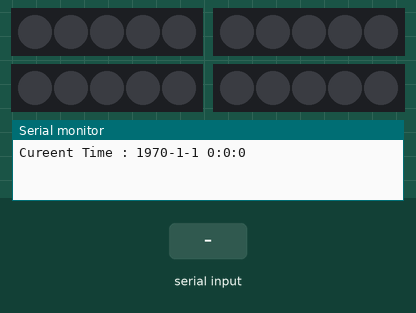
The sketch below on a simulated Arduino Uno, built with avr-gcc and run on an emulated ATmega328P. On the bench: 4 × 5 RGB LEDs in strip order, left to right, the last lines printed to the serial monitor. Inputs (shaded band) come from the test bench.

Above: at 1.2 s.
1.3 s: "2" received over Serial
At 2.63 s:
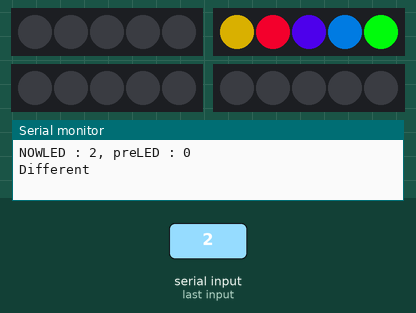
At 4.2 s:
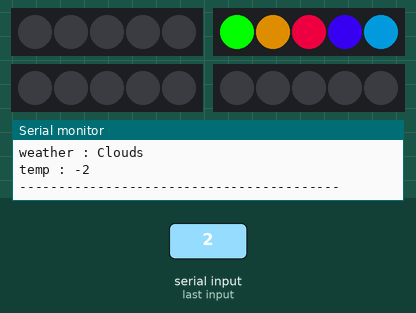
4.3 s: "2\n" received over Serial
13.3 s: "200\n" received over Serial
At 14.68 s:
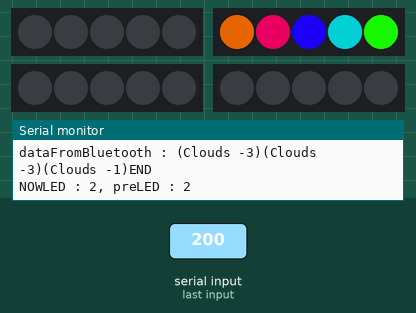
Timing chart, 0 to 25.7 s (numbered marks = the images above; inputs shaded):
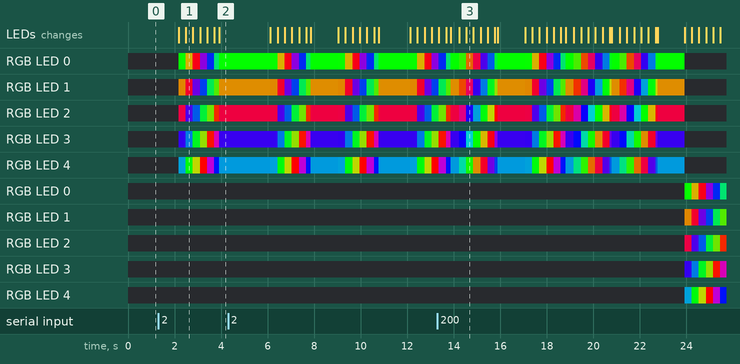

Measured:
- after the input at 13.3 s, the LEDs: first differ from a run without the input after 0.93 s (image 3 shows a later state)

The sketch:

MyTimeAlarmNEO.ino
```cpp
#include <TimeLib.h>
#include <TimeAlarms.h>
#include <Adafruit_NeoPixel.h>

#define NEOPIN1 22
#define NEOPIN2 23
#define NEOPIN3 24
#define NEOPIN4 25

#define RepeatTime 5    //5초마다 날씨 제어

//네오픽셀을 사용하기 위해 객체를 생성한다.
//첫번째 인자값은 네오픽셀의 LED의 개수
//두번째 인자값은 네오픽셀이 연결된 아두이노의 핀번호
//세번째 인자값은 네오픽셀의 타입에 따라 바뀌는 flag
Adafruit_NeoPixel strip1 = Adafruit_NeoPixel(5, NEOPIN1, NEO_GRB + NEO_KHZ800);
Adafruit_NeoPixel strip2 = Adafruit_NeoPixel(5, NEOPIN2, NEO_GRB + NEO_KHZ800);
Adafruit_NeoPixel strip3 = Adafruit_NeoPixel(5, NEOPIN3, NEO_GRB + NEO_KHZ800);
Adafruit_NeoPixel strip4 = Adafruit_NeoPixel(5, NEOPIN4, NEO_GRB + NEO_KHZ800);

String dataFromBluetooth;
AlarmId threeHourAlarmId;

int preLED = 0;    //이전 loop에서 켰던 LED
int nowLED = 0;
int setWait = 20;

void setup() {
  // put your setup code here, to run once:
  Serial.begin(9600);
  printTime();
  setStrip();
}

void loop() {
  char ch;
   if (Serial.available()) {
    ch = Serial.read();
  }
  switch(ch) {
    //기본값
    case '1' :
    break;

    //블루투스 읽기
    case '2' :
    Serial.println("Data 2 recieved");
    //dataFromBluetooth = "(2016-12-23 15:00:00 Clear -4)(2016-12-23 18:00:00 Clouds -6)(2016-12-23 21:00:00 Clear -9)(2016-12-24 00:00:00 Clouds -7)(2016-12-24 03:00:00 Clear 0)(2016-12-24 06:00:00 Clear 2)(2016-12-24 09:00:00 Clouds -3)(2016-12-24 12:00:00 Clouds -7)(2016-12-24 15:00:00 Clear -9)(2016-12-24 18:00:00 Clouds -10)(2016-12-24 21:00:00 Clear -10)(2016-12-25 00:00:00 Clouds -7)(2016-12-25 03:00:00 Clouds 3)(2016-12-25 06:00:00 Clouds 5)(2016-12-25 09:00:00 Clouds 1)(2016-12-25 12:00:00 Clouds -2)(2016-12-25 15:00:00 Clouds -2)(2016-12-25 18:00:00 Clouds -3)(2016-12-25 21:00:00 Clouds -3)(2016-12-26 00:00:00 Clouds -1)END";
    dataFromBluetooth = "(Clouds -2)(Clouds -3)(Clouds -3)(Clouds -1)END";
    Repeats();      //Repeat 한번 호출
    threeHourAlarmId =  Alarm.timerRepeat(RepeatTime, Repeats);  //RepeatTime초마다 Repeat호출
    ch = 3; //LED 제어로 상태 바꿈
    break;

    //LED 제어
    case '3' :
    break;
  }//switch 끝

  delay(1000);
  Alarm.delay(1000);
}

void  Repeats(){
  String nowData;
  String weather;
  String temp;
  Serial.println("------------Repeats() Function-----------");
  //마지막 데이터일 경우
  if(dataFromBluetooth.indexOf("END") < 12) {
    Serial.println("Last Data");
    Alarm.free(threeHourAlarmId);
  }
  printTime();
  Serial.print(RepeatTime);
  Serial.print(" second timer");

  //받아온 데이터의 첫번째 부분만 꺼내기
  nowData = dataFromBluetooth.substring(dataFromBluetooth.indexOf("("),dataFromBluetooth.indexOf(")")+1);
  Serial.println("nowData : " + nowData);
  //첫번째 부분 제거
  dataFromBluetooth = dataFromBluetooth.substring(dataFromBluetooth.indexOf(nowData) + nowData.length());
  Serial.println("dataFromBluetooth : " + dataFromBluetooth);

/*
  //첫번째 부분에서 날짜 제거
  nowData = nowData.substring(nowData.indexOf(" ") + 1);
  //첫번째 부분에서 시간 제거
  nowData = nowData.substring(nowData.indexOf(" ") + 1, nowData.indexOf(")"));
  */
  //첫번째 부분의 날씨
  weather = nowData.substring(nowData.indexOf("(") + 1,nowData.indexOf(" "));
  //첫번째 부분의 기온
  temp = nowData.substring(nowData.indexOf(" ") + 1);
  //첫번째 부분으로 LED 제어
  controlLED(weather, temp.toInt());
  Serial.print("nowData : ");
  Serial.println(nowData);
  Serial.print("weather : ");
  Serial.println(weather);
  Serial.print("temp : ");
  Serial.println(temp.toInt());
  Serial.println("-----------------------------------------");
}
void controlLED(String weather, int temp) {
  if (weather.equals("Clear")) {  //19도 이하
    nowLED = 1;
    clearLED();
    rainbowCycle(setWait, &strip1, 1);
  }
  else if (weather.equals("Clouds")) {   //22도 이하   20 21 22
    nowLED = 2;
    clearLED();
    rainbowCycle(setWait, &strip2, 1);
  }
  else if(weather.equals("Rain")) {    //24도 이하  23 24
    nowLED = 3;
    clearLED();
    rainbowCycle(setWait, &strip3, 1);
  }
  else if(weather.equals("Snow")) {    //24도 이하  23 24
    nowLED = 4;
    clearLED();
    rainbowCycle(setWait, &strip4, 1);
  }
  else {
    nowLED = 4;
    clearLED();
    rainbowCycle(setWait, &strip4, 1);        // 25도 이상
  }
}
void printTime() {
  Serial.print("Cureent Time : ");
  Serial.print(year());
  Serial.print("-");
  Serial.print(month());
  Serial.print("-");
  Serial.print(day());
  Serial.print(" ");
  Serial.print(hour());
  Serial.print(":");
  Serial.print(minute());
  Serial.print(":");
  Serial.println(second());
}
void setStrip() {
  strip1.begin();
  strip1.show();
  strip2.begin();
  strip2.show();
  strip3.begin();
  strip3.show();
  strip4.begin();
  strip4.show();
}
void clearLED() {
  Serial.print("NOWLED : ");
  Serial.print(nowLED);
  Serial.print(", preLED : ");
  Serial.println(preLED);
  if (nowLED != preLED) {
    Serial.println("Different");
    switch (preLED) {
      case 1:
        strip1.clear();
        break;
      case 2:
        strip2.clear();
        break;
      case 3:
        strip3.clear();
        break;
      case 4:
        strip4.clear();
        break;
    }
    setStrip();
  }
  preLED = nowLED;
}


//NeoPixel에 달린 LED를 각각 주어진 인자값 색으로 채워나가는 함수
void colorWipe(uint32_t c, uint8_t wait, Adafruit_NeoPixel *strip) {
  for(uint16_t i=0; i<(*strip).numPixels(); i++) {
      (*strip).setPixelColor(i, c);
      (*strip).show();
      delay(wait);
  }
}
//모든 LED를 출력가능한 모든색으로 한번씩 보여주는 동작을 한번하는 함수
void rainbow(uint8_t wait, Adafruit_NeoPixel *strip) {
  uint16_t i, j;

  for(j=0; j<256; j++) {
    //j += 1;
    for(i=0; i<(*strip).numPixels(); i++) {
      (*strip).setPixelColor(i, Wheel((i+j) & 255, strip));
    }
    (*strip).show();
    delay(wait);
  }
}

//NeoPixel에 달린 LED를 각각 다른색으로 시작하여 다양한색으로 n번 반복한다
void rainbowCycle(uint8_t wait, Adafruit_NeoPixel *strip, int n) {
  uint16_t i, j;

  for(j=0; j<256*n; j++) {
    j += 2;
    for(i=0; i< (*strip).numPixels(); i++) {
      (*strip).setPixelColor(i, Wheel(((i * 256 / (*strip).numPixels()) + j) & 255, strip));
    }
    (*strip).show();
    delay(wait);
  }
}

//255가지의 색을 나타내는 함수
uint32_t Wheel(byte WheelPos ,Adafruit_NeoPixel *strip) {
  if(WheelPos < 85) {
   return  (*strip).Color(WheelPos * 3, 255 - WheelPos * 3, 0);
  } else if(WheelPos < 170) {
   WheelPos -= 85;
   return  (*strip).Color(255 - WheelPos * 3, 0, WheelPos * 3);
  } else {
   WheelPos -= 170;
   return  (*strip).Color(0, WheelPos * 3, 255 - WheelPos * 3);
  }
}
```
